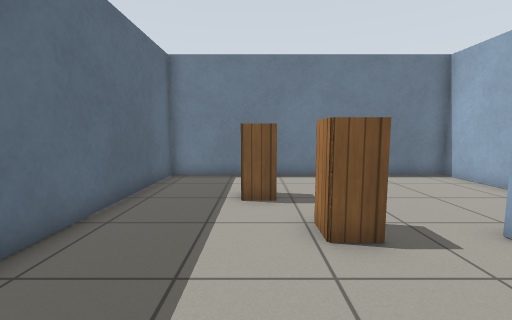
View 1 (above)

16 first-person views from a walk through a world built for the Gazebo simulator. The camera is 0.9 m above the floor, tilts 6° down and sees 90° across. The floor is counted in squares, 0.5 m on a side. Each view is taken from the middle of a square. On the plan, view 1 faces up. The plan holds only what a view shows up to about 15 squares ahead; the rest is blank. Gazebo's built-in surfaces are drawn with simple patterns. Some surface patterns are stand-ins.

View 2
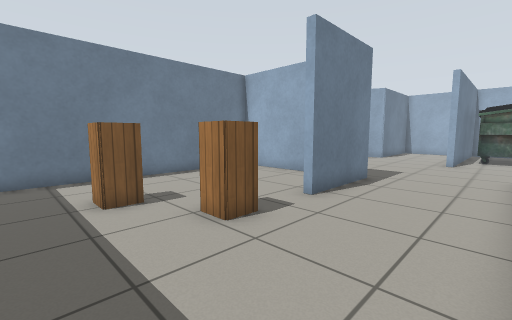

View 3
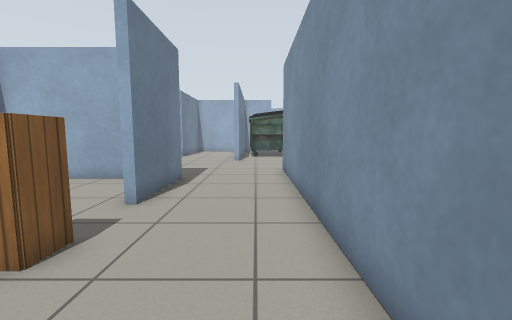

View 4
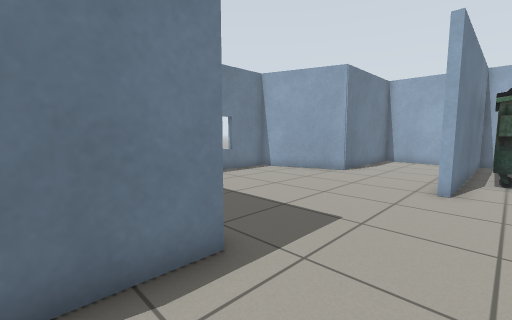

View 5
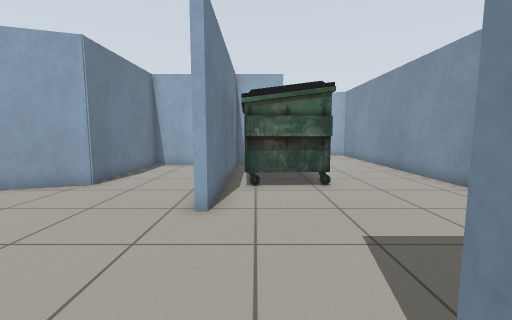

View 6
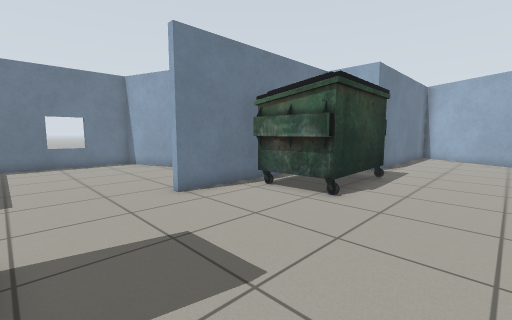

View 7
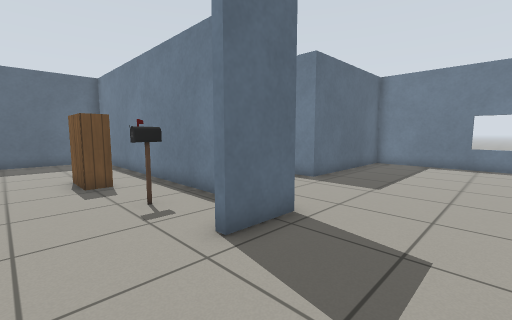

View 8
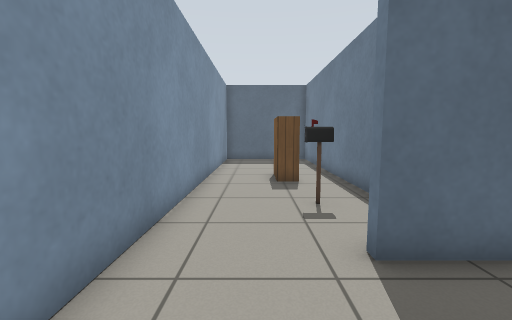

View 9
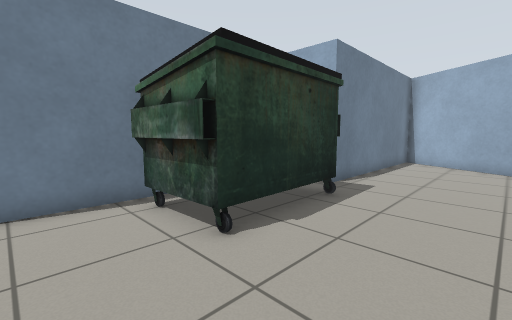

View 10
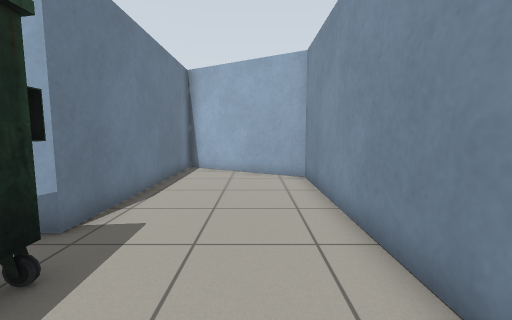

View 11
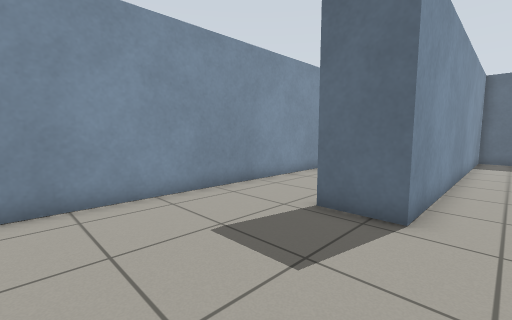

View 12
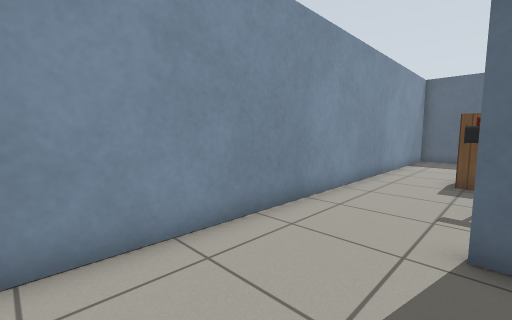

View 13
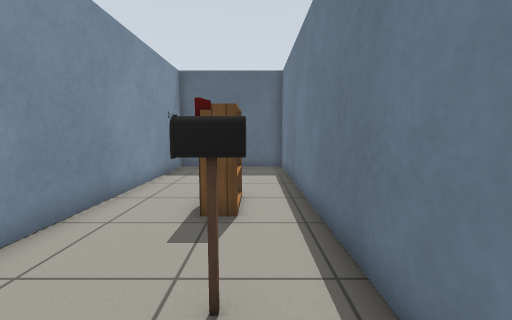

View 14
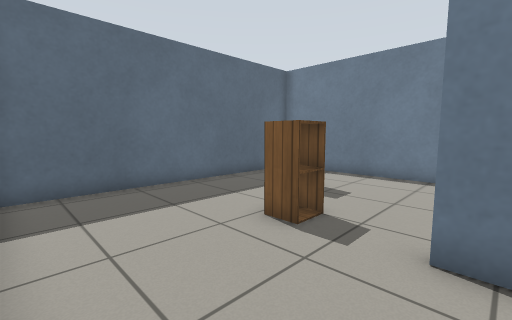

View 15
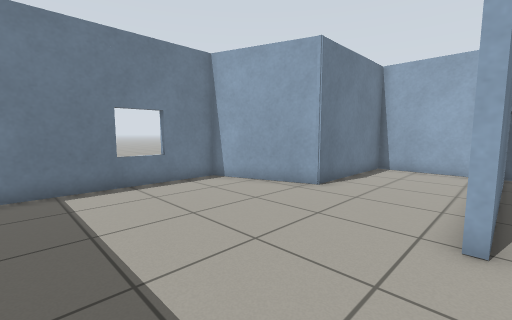

View 16
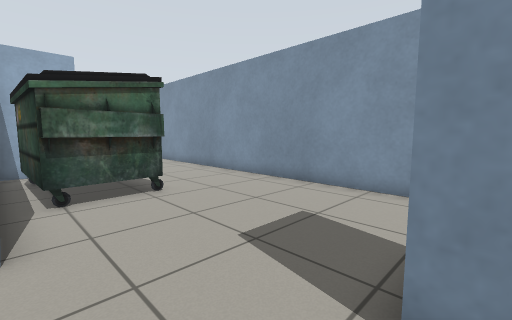

### Floor plan
Ten units are one square. View 1 is at (0, 0); x grows to the right and y downward. Boxes are objects, and circles mark ways between rooms. Rooms are numbered by the first view taken in them; rooms with no view inside come last. Other rooms are left out.
<svg viewBox="-41 -114 371 179">
<path fill="none" stroke="#000" d="M80 -61 80 -109 -36 -109 -36 3 34 3M88 6 -36 6 -36 60 294 60 325 6 234 6 234 -21 148 -21 148 -25M234 -31 234 -67 178 -67 163 -109 83 -109 83 -40 42 -40M34 3 106 3 106 24"/>
<rect x="-5" y="-75" width="10" height="10" fill="#bbb"><title>cabinet</title></rect>
<rect x="5" y="-55" width="20" height="20" fill="#bbb"><title>cabinet</title></rect>
<rect x="25" y="25" width="20" height="10" fill="#bbb"><title>bookshelf</title></rect>
<rect x="75" y="15" width="10" height="20" fill="#bbb"><title>postbox</title></rect>
<rect x="165" y="-15" width="60" height="30" fill="#bbb"><title>dumpster</title></rect>
<circle cx="32" cy="-25" r="3" fill="#2a7"/>
<text x="10" y="-60">1</text>
<text x="140" y="0">2</text>
</svg>
Room 1 opens to room 2.

Where each view was taken, in squares from view 1:
view 1: 0 up, 0 right, facing up
view 2: 0 up, 2 left, facing up-right
view 3: 1 up, 2 left, facing right
view 4: 1 up, 6 right, facing up-right
view 5: 1 up, 9 right, facing right
view 6: 5 down, 11 right, facing up-right
view 7: 5 down, 14 right, facing up-left
view 8: 4 down, 14 right, facing left
view 9: 5 down, 15 right, facing up-right
view 10: 4 down, 19 right, facing right
view 11: 1 up, 16 right, facing down-left
view 12: 2 down, 15 right, facing down-left
view 13: 2 down, 10 right, facing left
view 14: 0 up, 5 right, facing up-left
view 15: 2 up, 10 right, facing up-right
view 16: 2 up, 10 right, facing down-right
